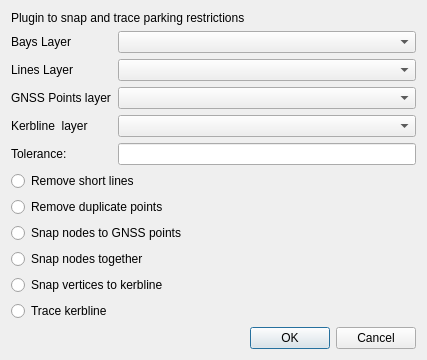
<?xml version="1.0" encoding="UTF-8"?>
<ui version="4.0">
 <class>TOMsSnapTraceDialogBase</class>
 <widget class="QDialog" name="TOMsSnapTraceDialogBase">
  <property name="geometry">
   <rect>
    <x>0</x>
    <y>0</y>
    <width>427</width>
    <height>341</height>
   </rect>
  </property>
  <property name="windowTitle">
   <string>TOMsSnapTrace</string>
  </property>
  <layout class="QFormLayout" name="formLayout">
   <item row="0" column="0" colspan="2">
    <widget class="QLabel" name="label_4">
     <property name="text">
      <string>Plugin to snap and trace parking restrictions</string>
     </property>
     <property name="wordWrap">
      <bool>true</bool>
     </property>
    </widget>
   </item>
   <item row="2" column="0">
    <widget class="QLabel" name="label">
     <property name="text">
      <string>Bays Layer</string>
     </property>
    </widget>
   </item>
   <item row="4" column="0">
    <widget class="QLabel" name="label_2">
     <property name="text">
      <string>Lines Layer</string>
     </property>
    </widget>
   </item>
   <item row="5" column="0">
    <widget class="QLabel" name="label_3">
     <property name="text">
      <string>GNSS Points layer</string>
     </property>
    </widget>
   </item>
   <item row="7" column="0">
    <widget class="QLabel" name="label_5">
     <property name="text">
      <string>Kerbline  layer</string>
     </property>
    </widget>
   </item>
   <item row="9" column="0">
    <widget class="QLabel" name="label_6">
     <property name="text">
      <string>Tolerance:</string>
     </property>
    </widget>
   </item>
   <item row="9" column="1">
    <widget class="QLineEdit" name="fld_Tolerance"/>
   </item>
   <item row="10" column="0" colspan="2">
    <widget class="QRadioButton" name="rb_removeShortLines">
     <property name="text">
      <string>Remove short lines</string>
     </property>
     <property name="autoExclusive">
      <bool>false</bool>
     </property>
    </widget>
   </item>
   <item row="11" column="0" colspan="2">
    <widget class="QRadioButton" name="rb_removeDuplicatePoints">
     <property name="text">
      <string>Remove duplicate points</string>
     </property>
     <property name="autoExclusive">
      <bool>false</bool>
     </property>
    </widget>
   </item>
   <item row="12" column="0" colspan="2">
    <widget class="QRadioButton" name="rb_snapNodesToGNSS">
     <property name="text">
      <string>Snap nodes to GNSS points</string>
     </property>
     <property name="autoExclusive">
      <bool>false</bool>
     </property>
    </widget>
   </item>
   <item row="13" column="0" colspan="2">
    <widget class="QRadioButton" name="rb_snapNodesTogether">
     <property name="text">
      <string>Snap nodes together</string>
     </property>
     <property name="autoExclusive">
      <bool>false</bool>
     </property>
    </widget>
   </item>
   <item row="14" column="0" colspan="2">
    <widget class="QRadioButton" name="rb_snapVerticesToKerb">
     <property name="text">
      <string>Snap vertices to kerbline</string>
     </property>
     <property name="autoExclusive">
      <bool>false</bool>
     </property>
    </widget>
   </item>
   <item row="15" column="0">
    <widget class="QRadioButton" name="rb_traceKerbline">
     <property name="text">
      <string>Trace kerbline</string>
     </property>
     <property name="autoExclusive">
      <bool>false</bool>
     </property>
    </widget>
   </item>
   <item row="16" column="0" colspan="2">
    <widget class="QDialogButtonBox" name="button_box">
     <property name="orientation">
      <enum>Qt::Horizontal</enum>
     </property>
     <property name="standardButtons">
      <set>QDialogButtonBox::Cancel|QDialogButtonBox::Ok</set>
     </property>
    </widget>
   </item>
   <item row="2" column="1">
    <widget class="QgsMapLayerComboBox" name="baysLayer"/>
   </item>
   <item row="4" column="1">
    <widget class="QgsMapLayerComboBox" name="linesLayer"/>
   </item>
   <item row="5" column="1">
    <widget class="QgsMapLayerComboBox" name="gnssPointsLayer"/>
   </item>
   <item row="7" column="1">
    <widget class="QgsMapLayerComboBox" name="kerbLayer"/>
   </item>
  </layout>
 </widget>
 <customwidgets>
  <customwidget>
   <class>QgsMapLayerComboBox</class>
   <extends>QComboBox</extends>
   <header>qgis.gui</header>
  </customwidget>
 </customwidgets>
 <resources/>
 <connections>
  <connection>
   <sender>button_box</sender>
   <signal>accepted()</signal>
   <receiver>TOMsSnapTraceDialogBase</receiver>
   <slot>accept()</slot>
   <hints>
    <hint type="sourcelabel">
     <x>20</x>
     <y>20</y>
    </hint>
    <hint type="destinationlabel">
     <x>20</x>
     <y>20</y>
    </hint>
   </hints>
  </connection>
  <connection>
   <sender>button_box</sender>
   <signal>rejected()</signal>
   <receiver>TOMsSnapTraceDialogBase</receiver>
   <slot>reject()</slot>
   <hints>
    <hint type="sourcelabel">
     <x>20</x>
     <y>20</y>
    </hint>
    <hint type="destinationlabel">
     <x>20</x>
     <y>20</y>
    </hint>
   </hints>
  </connection>
 </connections>
</ui>
